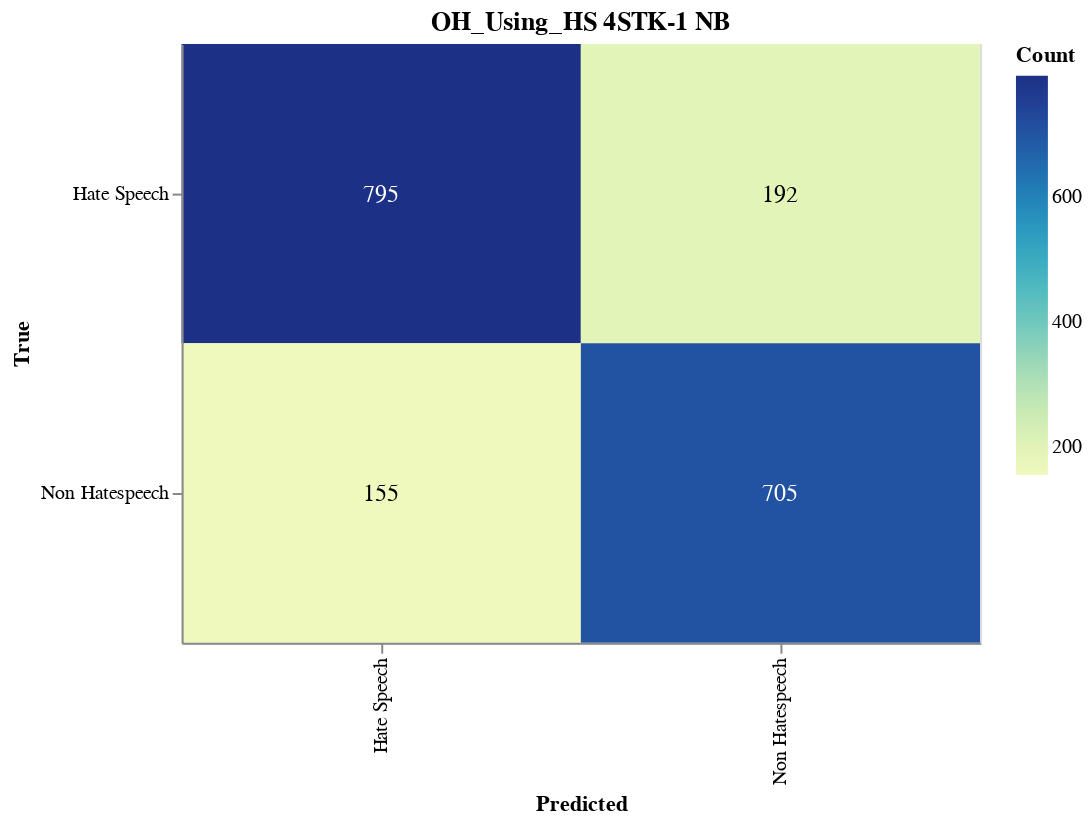

This figure's notebook cell:
### Markdown cell above
#### Save CM

### Code cell
import altair as alt
import altair_saver
import pandas as pd
from sklearn.metrics import confusion_matrix

# Calculate the confusion matrix
cm = confusion_matrix(y_val, adjusted_predictions)

# Define class names
class_names = ['Hate Speech', 'Non Hatespeech']

# Convert confusion matrix to DataFrame
cm_df = pd.DataFrame(cm, index=class_names, columns=class_names).reset_index().melt(id_vars='index')
cm_df.columns = ['True', 'Predicted', 'Count']

# Ensure the order of categories
cm_df['True'] = pd.Categorical(cm_df['True'], categories=class_names, ordered=True)
cm_df['Predicted'] = pd.Categorical(cm_df['Predicted'], categories=class_names, ordered=True)

# Create the Altair plot
heatmap = alt.Chart(cm_df).mark_rect().encode(
    x=alt.X('Predicted:O', sort=class_names),
    y=alt.Y('True:O', sort=class_names),
    color='Count:Q',
    tooltip=['True', 'Predicted', 'Count']
).properties(
    width=400,
    height=300,
    title='OH_Using_HS 4STK-1 NB'
)

# Add text labels
text = heatmap.mark_text(
    align='center',
    baseline='middle',
    fontSize=12
).encode(
    text='Count:Q',
    color=alt.condition(
        alt.datum.Count > cm.max() / 2,
        alt.value('white'),
        alt.value('black')
    )
)

# Combine heatmap and text
final_chart = heatmap + text

# Display the plot
final_chart.show()

### Figure 1 — Vega-Lite specification as saved in the notebook (floating-point values rounded to 4 significant figures)
{"config": {"view": {"continuousWidth": 300, "continuousHeight": 300}}, "layer": [{"mark": {"type": "rect"}, "encoding": {"color": {"field": "Count", "type": "quantitative"}, "tooltip": [{"field": "True", "type": "ordinal"}, {"field": "Predicted", "type": "ordinal"}, {"field": "Count", "type": "quantitative"}], "x": {"field": "Predicted", "sort": ["Hate Speech", "Non Hatespeech"], "type": "ordinal"}, "y": {"field": "True", "sort": ["Hate Speech", "Non Hatespeech"], "type": "ordinal"}}, "title": "OH_Using_HS 4STK-1 NB"}, {"mark": {"type": "text", "align": "center", "baseline": "middle", "fontSize": 12}, "encoding": {"color": {"condition": {"test": "(datum.Count > 397.5)", "value": "white"}, "value": "black"}, "text": {"field": "Count", "type": "quantitative"}, "tooltip": [{"field": "True", "type": "ordinal"}, {"field": "Predicted", "type": "ordinal"}, {"field": "Count", "type": "quantitative"}], "x": {"field": "Predicted", "sort": ["Hate Speech", "Non Hatespeech"], "type": "ordinal"}, "y": {"field": "True", "sort": ["Hate Speech", "Non Hatespeech"], "type": "ordinal"}}, "title": "OH_Using_HS 4STK-1 NB"}], "data": {"name": "data-d2ec953b8c7b474cb16fed30534ed00b"}, "height": 300, "width": 400, "$schema": "https://vega.github.io/schema/vega-lite/v5.17.0.json", "datasets": {"data-d2ec953b8c7b474cb16fed30534ed00b": [{"True": "Hate Speech", "Predicted": "Hate Speech", "Count": 795}, {"True": "Non Hatespeech", "Predicted": "Hate Speech", "Count": 155}, {"True": "Hate Speech", "Predicted": "Non Hatespeech", "Count": 192}, {"True": "Non Hatespeech", "Predicted": "Non Hatespeech", "Count": 705}]}}
